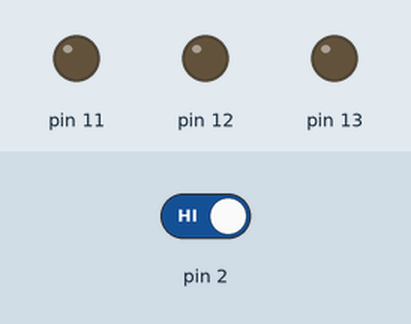
This sketch was run on a simulated Arduino Uno, built with avr-gcc and run on an emulated ATmega328P. Parts: output pins drawn as LEDs (lit = HIGH). Dashed ring = blinking. The inputs (shaded band) are chosen by the test bench; at power-on: pin 2 HIGH.

Above: at 5.0 s.
5.1 s: pin 2 driven LOW
At 5.25 s:
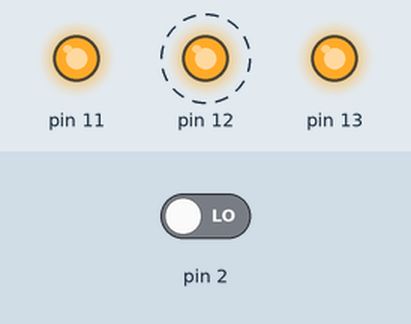
At 5.85 s:
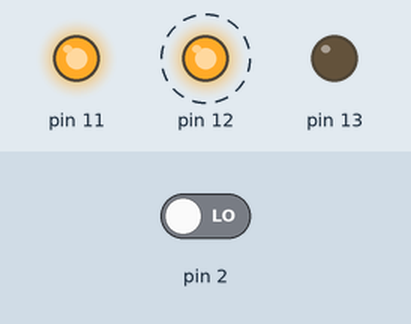
Timing chart, 0 to 9.9 s (numbered marks = the images above; inputs shaded):
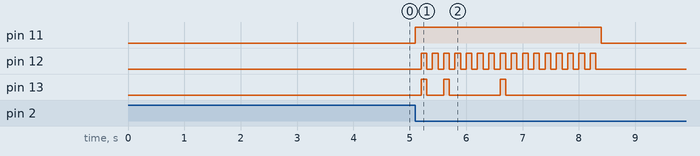

The sketch:

question4.ino
```cpp
#include <avr/io.h>

int gpio_1_enabled = 0;
int count = 0;
int pressed = 0;

int main(void) {
  DDRD &= ~(1 << DDD2);  // PORTD2 as input

  DDRB |= (1 << DDB3) | (1 << DDB4);  // PORTB3-4 as output

  // clock 1
  TCCR1B |= (1 << WGM12);  // CTC mode
  TCCR1B |= (1 << CS12);   // prescaler of 256
  OCR1A = 6249;            // 5Hz
  TIMSK1 = (1 << OCIE1A);  // enable compare match A interrupt

  // int0 trigger on logic change
  EICRA |= (1 << ISC01);  // falling-edge
  EIMSK |= (1 << INT0);   // enable interrrupt

  sei();

  while (1) {
  }
}

ISR(INT0_vect) {
  pressed = 1;
}

ISR(TIMER1_COMPA_vect) {
  if (pressed == 1) {
    if (gpio_1_enabled == 1) {
      // this send 1010 0001 to the arduino
      // to read current hour

      if (count == 0 || count == 4 || count == 14) {
        PORTB |= (1 << PORTB5);
      }

      if (count == 1 || count == 5 || count == 15) {
        PORTB &= ~(1 << PORTB5);
      }

      if (count == 16) {
        DDRB &= ~(1 << DDB5);
      }

      if (count == 32) {
        PORTB &= ~(1 << PORTB3);
        PORTB &= ~(1 << PORTB4);

        count = 0;
        gpio_1_enabled = 0;
        pressed = 0;
      } else {
        count++;
        PORTB ^= (1 << PORTB4);
      }
    } else {
      count = 0;

      DDRB |= (1 << DDB5); // DAT as output initially

      PORTB |= (1 << PORTB3);
      gpio_1_enabled = 1;
    }
  }
}
```

Measured:
- after the input at 5.1 s, pin 11: LOW → HIGH at once, → LOW 3.3 s later; pin 12: alternates HIGH for 0.10 s and LOW for 0.10 s, 32 changes in all, then stays LOW, starting after 0.10 s; pin 13: goes HIGH 0.10 s, LOW 0.30 s, HIGH 0.10 s, LOW 0.90 s, HIGH 0.10 s, then LOW, starting after 0.10 s
